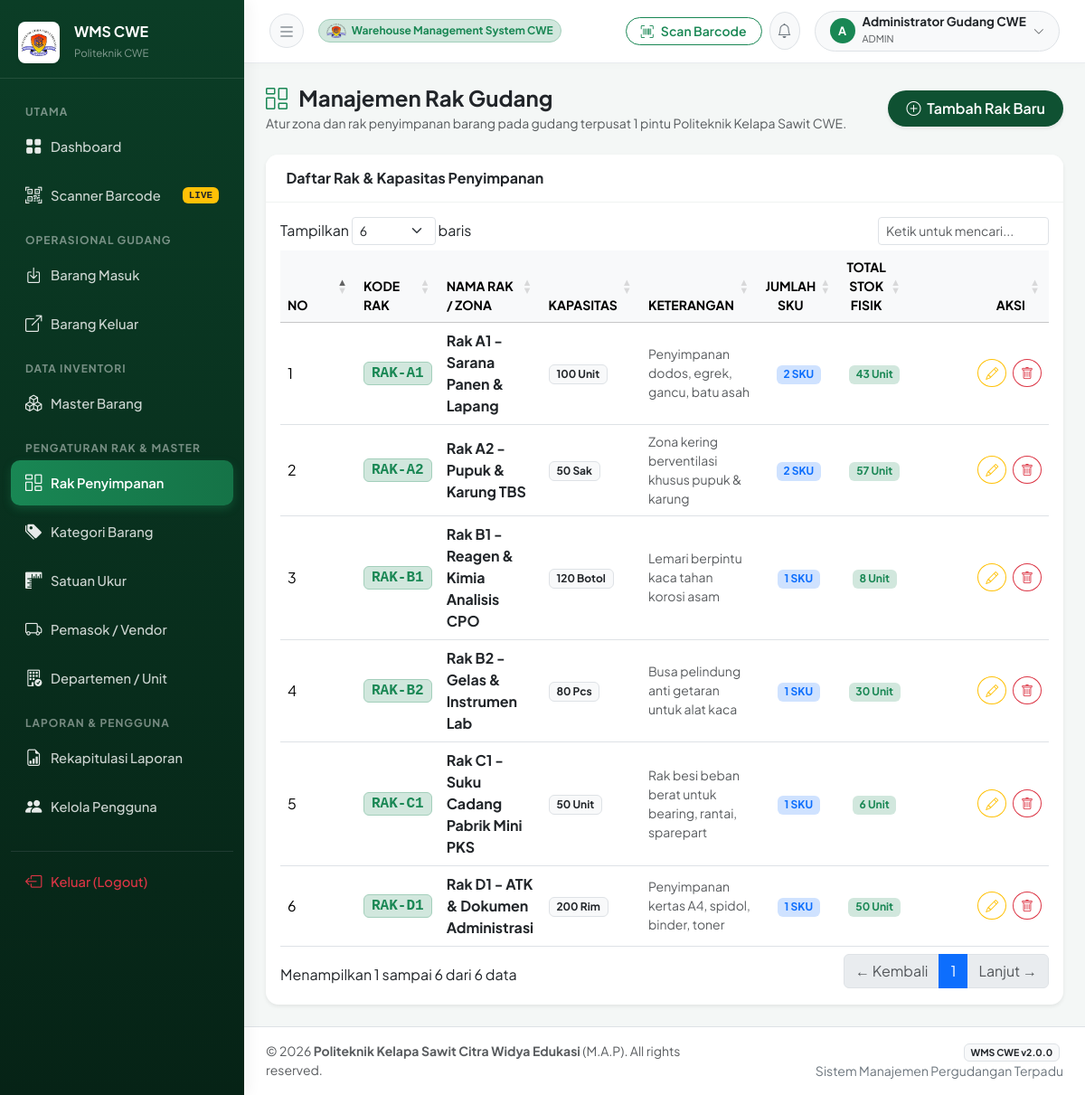
The page /modules/rak/index.php (signed in) on the database its author committed.
### tables this page shows
CREATE TABLE IF NOT EXISTS `rak` (
  `id` INT AUTO_INCREMENT PRIMARY KEY,
  `kode_rak` VARCHAR(30) NOT NULL UNIQUE,
  `nama_rak` VARCHAR(100) NOT NULL,
  `kapasitas` VARCHAR(50) DEFAULT NULL,
  `keterangan` TEXT DEFAULT NULL,
  `created_at` DATETIME DEFAULT CURRENT_TIMESTAMP
);

### modules/rak/index.php (the view, shortened to what this page needs)
<?php
require_once __DIR__ . '/../../config/database.php';
$stmt = $pdo->query("
    SELECT r.*, COUNT(b.id) as total_sku, COALESCE(SUM(b.stok), 0) as total_stok
    FROM rak r
    LEFT JOIN barang b ON r.id = b.id_rak
    GROUP BY r.id
    ORDER BY r.kode_rak ASC
");
$rak_list = $stmt->fetchAll();
require_once __DIR__ . '/../../layout/header.php';
require_once __DIR__ . '/../../layout/sidebar.php';
?>
<div id="content-wrapper">
    <?php require_once __DIR__ . '/../../layout/navbar.php'; ?>
    <main class="container-fluid px-4 py-4">
        <div class="d-flex flex-column flex-md-row justify-content-between align-items-md-center mb-4">
            <div>
                <h4 class="fw-bold mb-1 text-dark"><i class="bi bi-columns-gap text-success me-2"></i> Manajemen Rak Gudang</h4>
                <p class="text-muted small mb-0">Atur zona dan rak penyimpanan barang pada gudang terpusat 1 pintu Politeknik Kelapa Sawit CWE.</p>
            </div>
            <div class="mt-3 mt-md-0">
                <button type="button" class="btn btn-cwe-primary rounded-pill shadow-sm" data-bs-toggle="modal" data-bs-target="#modalTambahRak">
                    <i class="bi bi-plus-circle me-1"></i> Tambah Rak Baru
                </button>
            </div>
        </div>
        <div class="card shadow-sm">
            <div class="card-header bg-white py-3">
                <h6 class="fw-bold mb-0 text-dark">Daftar Rak & Kapasitas Penyimpanan</h6>
            </div>
            <div class="card-body">
                <div class="table-responsive">
                    <table class="table table-hover align-middle datatable">
                        <thead class="table-light small text-uppercase">
                            <tr>
                                <th style="width: 50px;">No</th>
                                <th>Kode Rak</th>
                                <th>Nama Rak / Zona</th>
                                <th>Kapasitas</th>
                                <th>Keterangan</th>
                                <th class="text-center">Jumlah SKU</th>
                                <th class="text-center">Total Stok Fisik</th>
                                <th class="text-end" style="width: 120px;">Aksi</th>
                            </tr>
                        </thead>
                        <tbody>
                            <?php $no = 1; foreach ($rak_list as $r): ?>
                                <tr>
                                    <td><?= $no++ ?></td>
                                    <td>
                                        <span class="badge bg-success-subtle text-success border border-success-subtle font-monospace px-2 py-1 fs-6">
                                            <?= htmlspecialchars($r['kode_rak']) ?>
                                        </span>
                                    </td>
                                    <td class="fw-bold text-dark"><?= htmlspecialchars($r['nama_rak']) ?></td>
                                    <td><span class="badge bg-light text-dark border"><?= htmlspecialchars($r['kapasitas'] ?? '-') ?></span></td>
                                    <td class="small text-muted"><?= htmlspecialchars($r['keterangan'] ?? '-') ?></td>
                                    <td class="text-center">
                                        <span class="badge bg-primary-subtle text-primary"><?= $r['total_sku'] ?> SKU</span>
                                    </td>
                                    <td class="text-center">
                                        <span class="badge bg-success-subtle text-success fw-bold"><?= number_format($r['total_stok']) ?> Unit</span>
                                    </td>
                                    <td class="text-end">
                                        <button type="button" class="btn btn-sm btn-outline-warning rounded-circle me-1 btn-edit-rak"
                                                data-id="<?= $r['id'] ?>"
                                                data-kode="<?= htmlspecialchars($r['kode_rak']) ?>"
                                                data-nama="<?= htmlspecialchars($r['nama_rak']) ?>"
                                                data-kapasitas="<?= htmlspecialchars($r['kapasitas'] ?? '') ?>"
                                                data-keterangan="<?= htmlspecialchars($r['keterangan'] ?? '') ?>"
                                                title="Ubah Rak">
                                            <i class="bi bi-pencil"></i>
                                        </button>
                                        <a href="<?= BASE_URL ?>modules/rak/index.php?action=delete&id=<?= $r['id'] ?>"
                                           class="btn btn-sm btn-outline-danger rounded-circle btn-delete-confirm"
                                           data-name="Rak <?= htmlspecialchars($r['kode_rak']) ?>"
                                           title="Hapus Rak">
                                            <i class="bi bi-trash"></i>
                                        </a>
                                    </td>
                                </tr>
                            <?php endforeach; ?>
                        </tbody>
                    </table>
                </div>
            </div>
        </div>
    </main>
<?php require_once __DIR__ . '/../../layout/footer.php'; ?>

### layout/header.php (style rules this page uses)
:root { --primary-cwe: #0f5132; --primary-cwe-hover: #0a3622; --primary-cwe-light: #d1e7dd; --accent-gold: #d4a373; --sidebar-bg: #0b3d26; --sidebar-text: #e9ecef; --sidebar-active: #198754; --card-radius: 14px; }
html, body { height: 100%; margin: 0; padding: 0; overflow: hidden; max-width: 100vw; }
body { font-family: 'Plus Jakarta Sans', sans-serif; background-color: #f4f7f6; color: #2b2f33; height: 100vh; }
#content-wrapper { flex: 1 1 0%; height: 100vh; display: flex; flex-direction: column; min-width: 0; background-color: #f4f7f6; overflow-y: auto; overflow-x: hidden; position: relative; }
#content-wrapper > main { flex: 1 0 auto; }
.card { border: none; border-radius: var(--card-radius); box-shadow: 0 3px 12px rgba(0, 0, 0, 0.04); transition: transform 0.2s ease, box-shadow 0.2s ease; }
.card-header { background-color: #ffffff; border-bottom: 1px solid #f0f3f2; padding: 1.1rem 1.4rem; font-weight: 600; border-radius: var(--card-radius) var(--card-radius) 0 0 !important; }
.btn-cwe-primary { background-color: #0f5132; color: #ffffff; border: none; font-weight: 600; padding: 0.5rem 1.25rem; border-radius: 8px; transition: all 0.2s; }
.table-responsive { -webkit-overflow-scrolling: touch; }

### rows shown on the page
rak: kode_rak "RAK-A1", nama_rak "Rak A1 - Sarana Panen & Lapang", kapasitas "100 Unit", keterangan "Penyimpanan dodos, egrek, gancu, batu asah", total_sku "2", total_stok "43"
rak: kode_rak "RAK-A2", nama_rak "Rak A2 - Pupuk & Karung TBS", kapasitas "50 Sak", keterangan "Zona kering berventilasi khusus pupuk & karung", total_sku "2", total_stok "57"
rak: kode_rak "RAK-B1", nama_rak "Rak B1 - Reagen & Kimia Analisis CPO", kapasitas "120 Botol", keterangan "Lemari berpintu kaca tahan korosi asam", total_sku "1", total_stok "8"
rak: kode_rak "RAK-B2", nama_rak "Rak B2 - Gelas & Instrumen Lab", kapasitas "80 Pcs", keterangan "Busa pelindung anti getaran untuk alat kaca", total_sku "1", total_stok "30"
rak: kode_rak "RAK-C1", nama_rak "Rak C1 - Suku Cadang Pabrik Mini PKS", kapasitas "50 Unit", keterangan "Rak besi beban berat untuk bearing, rantai, sparepart", total_sku "1", total_stok "6"
rak: kode_rak "RAK-D1", nama_rak "Rak D1 - ATK & Dokumen Administrasi", kapasitas "200 Rim", keterangan "Penyimpanan kertas A4, spidol, binder, toner", total_sku "1", total_stok "50"

### other values the page prints
substr($_SESSION['user_nama'] ?? 'U', 0, 1) "A"
$_SESSION['user_nama'] "Administrator Gudang CWE"
$_SESSION['user_role'] "ADMIN"
INSTITUTION_NAME "Politeknik Kelapa Sawit Citra Widya Edukasi"
APP_NAME "WMS CWE"
APP_VERSION "2.0.0"
